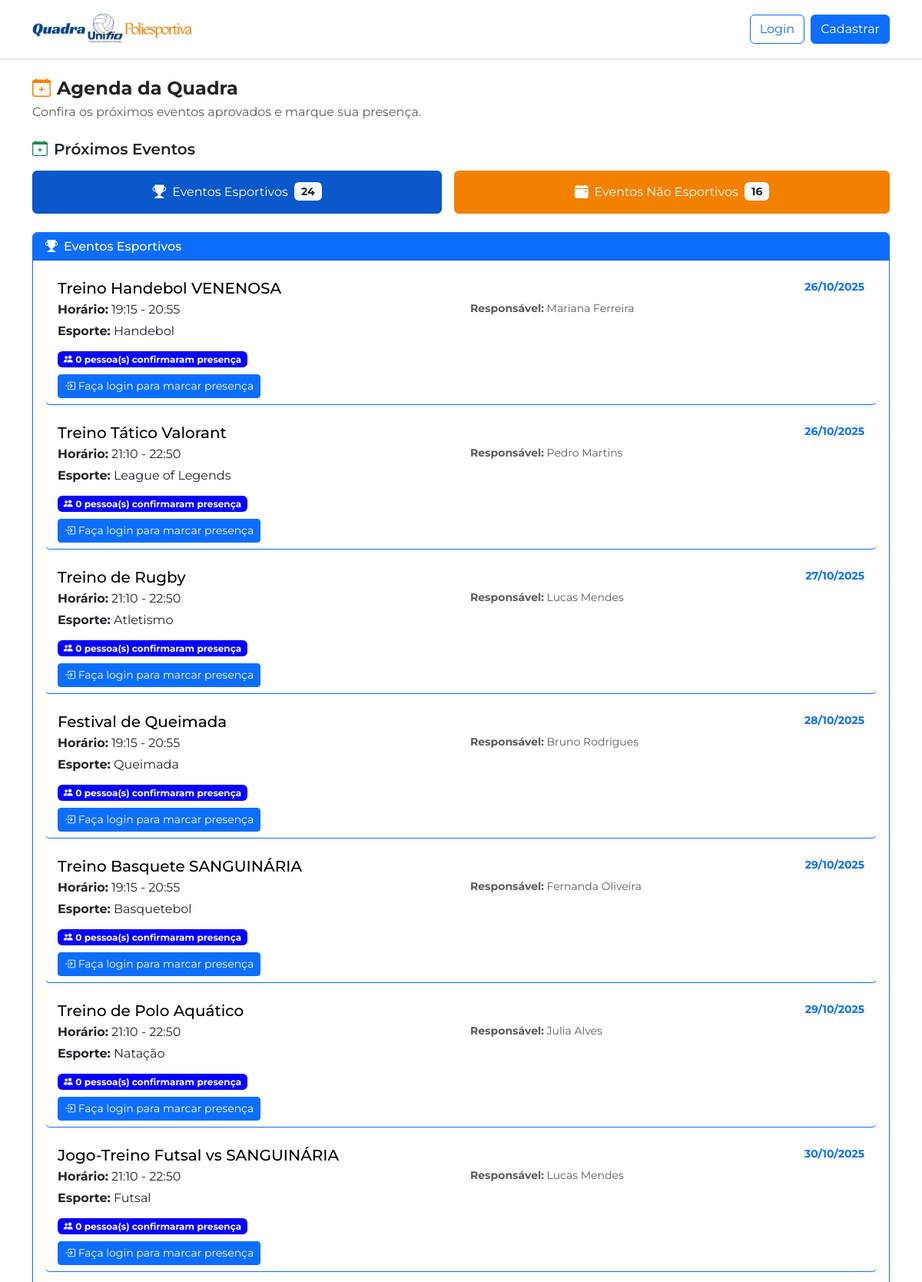
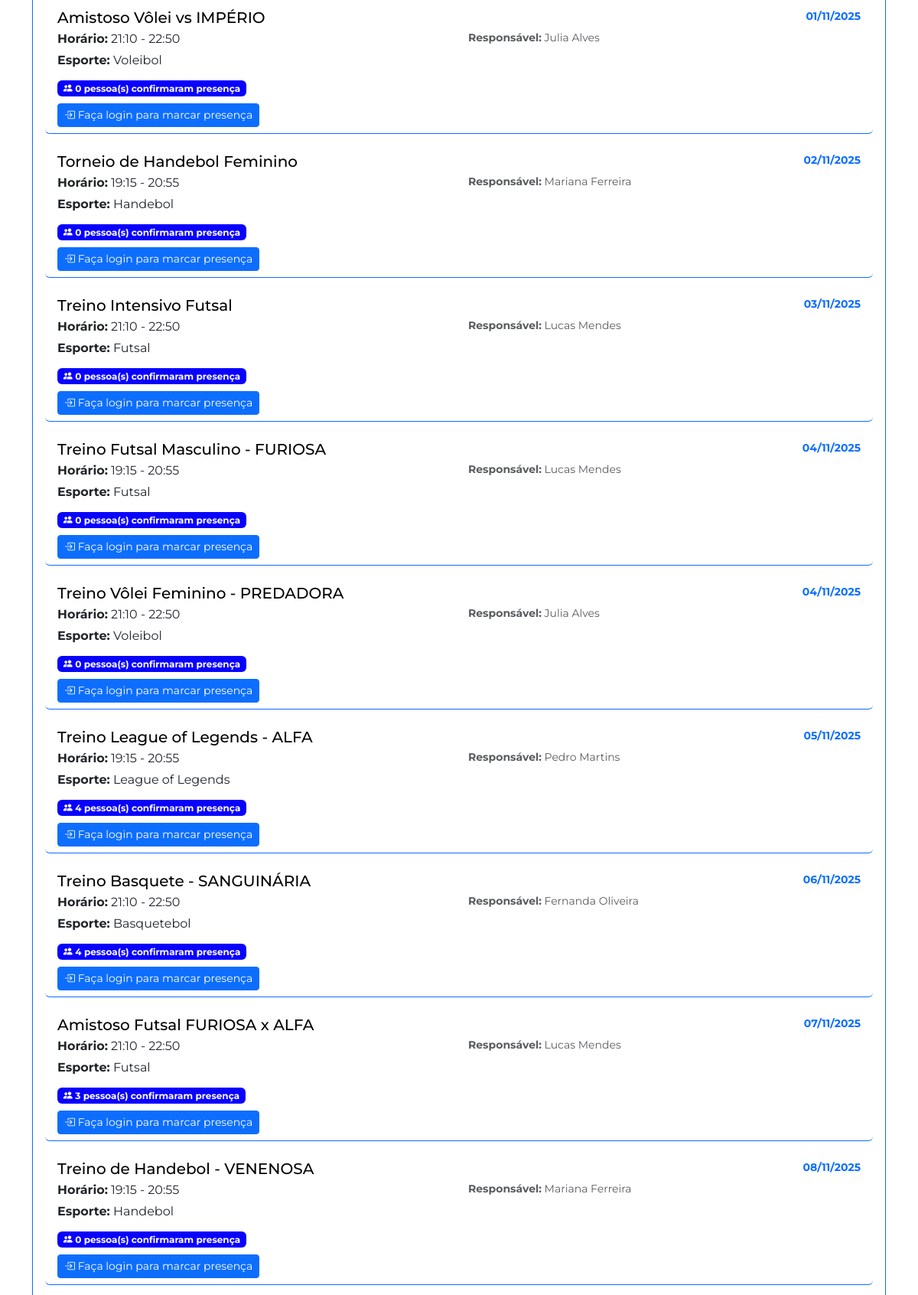
Page /agenda (upper part) on the committed database (2 pictures, top to bottom).
### tables this page shows
CREATE TABLE `agendamentos` (
  `id` int NOT NULL,
  `usuario_id` int NOT NULL,
  `titulo` varchar(255) NOT NULL,
  `tipo_agendamento` enum('esportivo','nao_esportivo') NOT NULL,
  `esporte_tipo` varchar(100) DEFAULT NULL,
  `data_agendamento` date NOT NULL,
  `periodo` enum('primeiro','segundo') NOT NULL COMMENT 'primeiro: 19:15-20:55, segundo: 21:10-22:50',
  `descricao` text,
  `status` enum('aprovado','pendente','rejeitado','cancelado','finalizado') NOT NULL DEFAULT 'pendente',
  `motivo_rejeicao` text,
  `data_solicitacao` timestamp NOT NULL DEFAULT CURRENT_TIMESTAMP,
  `subtipo_evento` varchar(100) DEFAULT NULL COMMENT 'treino/campeonato para esportivos, palestra/workshop/formatura para nao_esportivos',
  `responsavel_evento` varchar(255) NOT NULL DEFAULT '',
  `possui_materiais` tinyint(1) DEFAULT NULL COMMENT '1=sim, 0=não',
  `materiais_necessarios` text,
  `responsabiliza_devolucao` tinyint(1) DEFAULT NULL,
  `lista_participantes` text,
  `arbitro_partida` varchar(255) DEFAULT NULL,
  `estimativa_participantes` int DEFAULT NULL,
  `evento_aberto_publico` tinyint(1) DEFAULT NULL COMMENT '1=sim, 0=não',
  `descricao_publico_alvo` text,
  `infraestrutura_adicional` text,
  `observacoes` text,
  `foi_editado` tinyint(1) DEFAULT 0 COMMENT 'Indica se o agendamento foi editado após criação',
  `observacoes_admin` text DEFAULT NULL COMMENT 'Observações adicionadas pelo admin ao editar o evento'
);

CREATE TABLE `usuarios` (
  `id` int NOT NULL,
  `nome` varchar(255) NOT NULL,
  `email` varchar(255) NOT NULL,
  `senha` varchar(255) NOT NULL,
  `ra` varchar(20) DEFAULT NULL,
  `data_nascimento` date DEFAULT NULL,
  `telefone` varchar(20) DEFAULT NULL,
  `curso_id` int DEFAULT NULL,
  `role` enum('usuario','admin','superadmin') NOT NULL DEFAULT 'usuario',
  `atletica_id` int DEFAULT NULL,
  `tipo_usuario_detalhado` enum('Membro das Atleticas','Professor','Aluno','Comunidade Externa') DEFAULT NULL,
  `is_coordenador` tinyint(1) NOT NULL DEFAULT '0',
  `atletica_join_status` enum('none','pendente','aprovado') NOT NULL DEFAULT 'none',
  `login_code` varchar(6) DEFAULT NULL,
  `login_code_expires` datetime DEFAULT NULL,
  `reset_token` varchar(255) DEFAULT NULL,
  `reset_token_expires` datetime DEFAULT NULL  
);

### views/pages/agenda.view.php (the view, shortened to what the rows shown need)
<section class="mb-4">
  <h1 class="h4 fw-bold mb-1 d-flex align-items-center gap-2">
    <i class="bi bi-calendar-plus icon-calender"></i>
    Agenda da Quadra
  </h1>
  <p class="text-muted mb-3">Confira os próximos eventos aprovados e marque sua presença.</p>
</section>
<section class="mb-5">
  <h2 class="h5 fw-semibold mb-3 d-flex align-items-center gap-2">
    <i class="bi bi-calendar-plus text-success"></i>
    Próximos Eventos
  </h2>
  <div class="btn-eventos-container">
    <button
      class="btn btn-primary btn-evento-toggle d-flex align-items-center justify-content-center flex-fill"
      id="btnEventosEsportivos"
      type="button"
      onclick="toggleEventos('esportivos')">
      <i class="bi bi-trophy-fill me-2"></i>
      <span>Eventos Esportivos</span>
      <span class="badge bg-light text-dark ms-2"><?php echo count($eventos_futuros_esportivos ?? []); ?></span>
    </button>
    <button
      class="btn title-nao-esportivos btn-evento-toggle d-flex align-items-center justify-content-center flex-fill"
      id="btnEventosNaoEsportivos"
      type="button"
      onclick="toggleEventos('nao_esportivos')">
      <i class="bi bi-calendar-event-fill me-2"></i>
      <span>Eventos Não Esportivos</span>
      <span class="badge bg-light text-dark ms-2"><?php echo count($eventos_futuros_nao_esportivos ?? []); ?></span>
    </button>
  </div>
  <div id="eventosEsportivos" class="eventos-section" style="display: none;">
    <div class="card shadow-sm border-primary border-radius-card">
      <div class="card-header bg-primary text-white py-2">
        <h3 class="h6 mb-0 d-flex align-items-center gap-2">
          <i class="bi bi-trophy-fill"></i> Eventos Esportivos
        </h3>
      </div>
      <div class="card-body">
        <?php if (!empty($eventos_futuros_esportivos)): ?>
          <div class="list-group list-group-flush">
            <?php foreach ($eventos_futuros_esportivos as $evento): ?>
              <div
                class="list-group-item list-group-item-action flex-column align-items-start mb-3 border-primary border-radius-card event-clickable"
                data-event-id="<?php echo (int)$evento['id']; ?>"
                style="cursor: pointer;">
                <div class="d-flex w-100 justify-content-between">
                  <h5 class="mb-1 title-eventos-nao-es">
                    <?php echo htmlspecialchars($evento['titulo'] ?? ''); ?>
                  </h5>
                  <small class="text-primary fw-bold">
                    <?php echo date('d/m/Y', strtotime($evento['data_agendamento'])); ?>
                  </small>
                </div>
                <div class="row mb-2">
                  <div class="col-md-6">
                    <p class="mb-1">
                      <strong>Horário:</strong>
                      <?php echo htmlspecialchars($evento['horario_periodo'] ?? $evento['periodo'] ?? ''); ?>
                    </p>
                    <p class="mb-1">
                      <strong>Esporte:</strong>
                      <?php echo htmlspecialchars($evento['esporte_tipo'] ?? 'Não informado'); ?>
                    </p>
                  </div>
                  <div class="col-md-6">
                    <small class="text-muted d-block">
                      <strong>Responsável:</strong>
                      <?php echo htmlspecialchars($evento['responsavel'] ?? ''); ?>
                    </small>
                  </div>
                </div>
                <div class="mb-2">
                  <span class="badge bg-info">
                    <i class="bi bi-people-fill"></i>
                    <?php echo (int)($evento['total_presencas'] ?? 0); ?> pessoa(s) confirmaram presença
                  </span>
                </div>
                <div class="mt-2 d-flex align-items-center">
                  <?php if (!empty($is_logged_in)): ?>
                    <button
                      type="button"
                      class="btn btn-sm presenca-btn"
                      data-agendamento-id="<?php echo (int)$evento['id']; ?>"
                      data-action="<?php echo !empty($evento['presenca_id']) ? 'desmarcar' : 'marcar'; ?>">
                      <?php if (!empty($evento['presenca_id'])): ?>
                        <i class="bi bi-x-circle-fill"></i> Desmarcar Presença
                      <?php else: ?>
                        <i class="bi bi-check-circle"></i> Marcar Presença
                      <?php endif; ?>
                    </button>
                    <div class="spinner-border spinner-border-sm d-none ms-2" role="status" aria-hidden="true"></div>
                  <?php else: ?>
                    <a href="/login" class="btn btn-sm btn-primary">
                      <i class="bi bi-box-arrow-in-right"></i> Faça login para marcar presença
                    </a>
                  <?php endif; ?>
                </div>
              </div>
            <?php endforeach; ?>
          </div>
        <?php else: ?>
          <div class="alert alert-info mb-0">
            <i class="bi bi-info-circle"></i> Nenhum evento esportivo agendado no momento.
          </div>
        <?php endif; ?>
      </div>
    </div>
  </div>
</section>

### src/Core/Router.php (shortened to what the rows shown need)
<?php
class Router
{
    protected static array $routes = [];
    public static function get(string $uri, string $action): void
    {
        self::$routes['GET'][$uri] = $action;
    }
    public static function post(string $uri, string $action): void
    {
        self::$routes['POST'][$uri] = $action;
    }
    protected static function extractParams(string $pattern, string $uri): ?array
    {
        $pattern = str_replace('/', '\/', $pattern);
        $pattern = preg_replace('/:([^\/]+)/', '(?P<\1>[^\/]+)', $pattern);
        $pattern = '/^' . $pattern . '$/';
        if (preg_match($pattern, $uri, $matches)) {
            array_shift($matches);
            return array_filter($matches, 'is_string', ARRAY_FILTER_USE_KEY);
        }
        return null;
    }
    public static function dispatch(string $uri, string $method): void
    {
        foreach (self::$routes[$method] as $route => $action) {
            $params = self::extractParams($route, $uri);
            if ($params !== null) {
                [$controllerName, $methodName] = explode('@', $action);
                $controllerClass = "Application\\Controller\\" . $controllerName;
                if (class_exists($controllerClass)) {
                    $controllerInstance = new $controllerClass();
                    if (method_exists($controllerInstance, $methodName)) {
                        call_user_func_array([$controllerInstance, $methodName], array_values($params));
                        return;
                    }
                }
            }
        }
        throw new \Exception("Rota não encontrada: [{$method}] {$uri}");
    }
}

### rows in the picture
agendamentos: titulo "Treino Handebol VENENOSA", data_agendamento "26/10/2025", horario_periodo "19:15 - 20:55", esporte_tipo "Handebol", usuario.nome "Mariana Ferreira", total_presencas "0"
agendamentos: titulo "Treino Tático Valorant", data_agendamento "26/10/2025", horario_periodo "21:10 - 22:50", esporte_tipo "League of Legends", usuario.nome "Pedro Martins", total_presencas "0"
agendamentos: titulo "Treino de Rugby", data_agendamento "27/10/2025", horario_periodo "21:10 - 22:50", esporte_tipo "Atletismo", usuario.nome "Lucas Mendes", total_presencas "0"
agendamentos: titulo "Festival de Queimada", data_agendamento "28/10/2025", horario_periodo "19:15 - 20:55", esporte_tipo "Queimada", usuario.nome "Bruno Rodrigues", total_presencas "0"
agendamentos: titulo "Treino Basquete SANGUINÁRIA", data_agendamento "29/10/2025", horario_periodo "19:15 - 20:55", esporte_tipo "Basquetebol", usuario.nome "Fernanda Oliveira", total_presencas "0"
agendamentos: titulo "Treino de Polo Aquático", data_agendamento "29/10/2025", horario_periodo "21:10 - 22:50", esporte_tipo "Natação", usuario.nome "Julia Alves", total_presencas "0"
agendamentos: titulo "Jogo-Treino Futsal vs SANGUINÁRIA", data_agendamento "30/10/2025", horario_periodo "21:10 - 22:50", esporte_tipo "Futsal", usuario.nome "Lucas Mendes", total_presencas "0"
agendamentos: titulo "Amistoso Vôlei vs IMPÉRIO", data_agendamento "01/11/2025", horario_periodo "21:10 - 22:50", esporte_tipo "Voleibol", usuario.nome "Julia Alves", total_presencas "0"
agendamentos: titulo "Torneio de Handebol Feminino", data_agendamento "02/11/2025", horario_periodo "19:15 - 20:55", esporte_tipo "Handebol", usuario.nome "Mariana Ferreira", total_presencas "0"
agendamentos: titulo "Treino Intensivo Futsal", data_agendamento "03/11/2025", horario_periodo "21:10 - 22:50", esporte_tipo "Futsal", usuario.nome "Lucas Mendes", total_presencas "0"
agendamentos: titulo "Treino Futsal Masculino - FURIOSA", data_agendamento "04/11/2025", horario_periodo "19:15 - 20:55", esporte_tipo "Futsal", usuario.nome "Lucas Mendes", total_presencas "0"
agendamentos: titulo "Treino Vôlei Feminino - PREDADORA", data_agendamento "04/11/2025", horario_periodo "21:10 - 22:50", esporte_tipo "Voleibol", usuario.nome "Julia Alves", total_presencas "0"
agendamentos: titulo "Treino League of Legends - ALFA", data_agendamento "05/11/2025", horario_periodo "19:15 - 20:55", esporte_tipo "League of Legends", usuario.nome "Pedro Martins", total_presencas "4"
agendamentos: titulo "Treino Basquete - SANGUINÁRIA", data_agendamento "06/11/2025", horario_periodo "21:10 - 22:50", esporte_tipo "Basquetebol", usuario.nome "Fernanda Oliveira", total_presencas "4"
agendamentos: titulo "Amistoso Futsal FURIOSA x ALFA", data_agendamento "07/11/2025", horario_periodo "21:10 - 22:50", esporte_tipo "Futsal", usuario.nome "Lucas Mendes", total_presencas "3"
agendamentos: titulo "Treino de Handebol - VENENOSA", data_agendamento "08/11/2025", horario_periodo "19:15 - 20:55", esporte_tipo "Handebol", usuario.nome "Mariana Ferreira", total_presencas "0"

### other values in the picture
count($eventos_futuros_esportivos ?? []) "24"
count($eventos_futuros_nao_esportivos ?? []) "16"
